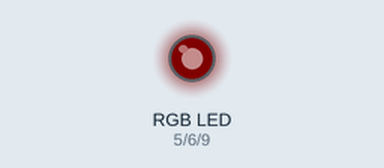
Bench run of a sketch on a simulated Arduino Uno, built with avr-gcc and run on an emulated ATmega328P. Parts: an RGB LED mixed from three pins (HIGH = lit). Dim RGB values are drawn brighter than linear; what the sketch prints to the serial monitor is not drawn.

Above: at 0.05 s.
At 1.85 s:
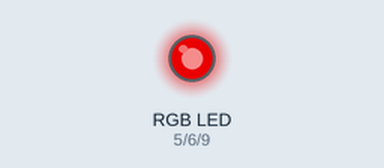
At 3.75 s:
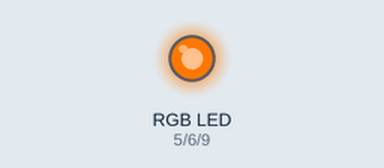
At 7.45 s:
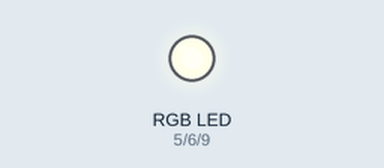
At 11.15 s:
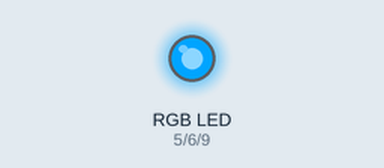
At 14.85 s:
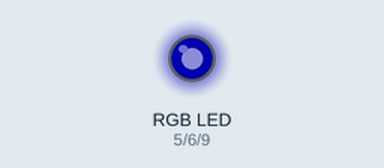
Timing chart, 0 to 20.0 s (numbered marks = the images above):
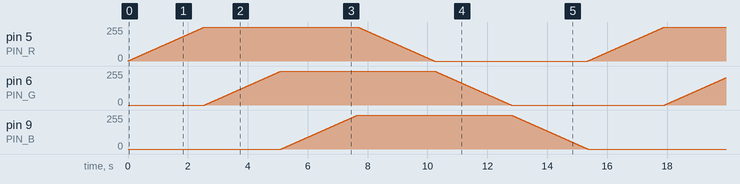

The sketch:

ledrgb.ino
```cpp
#include <Arduino.h>

#define PIN_R 5
#define PIN_G 6
#define PIN_B 9

#define INTERVAL 10

unsigned long tickat, nextat = 0;

unsigned char r = 0, g = 0, b = 0;

unsigned char d = 0;

bool up();
bool down();

void setup()
{
  Serial.begin(9600);
  Serial.println("RGB LED test!");

  pinMode(PIN_R, OUTPUT);
  pinMode(PIN_G, OUTPUT);
  pinMode(PIN_B, OUTPUT);
  analogWrite(PIN_R, 0);
  analogWrite(PIN_G, 0);
  analogWrite(PIN_B, 0);

}

void loop()
{
  tickat = millis();

  if(tickat >= nextat) {
    nextat = tickat + INTERVAL;

    if(d == 0) {
      if(up()) {
        d = 1;
      }
    } else {
      if(down()) {
        d = 0;
      }
    }

    analogWrite(PIN_R, r);
    analogWrite(PIN_G, g);
    analogWrite(PIN_B, b);
  }
}

bool up() {
  if(r < 255) {
    r++;
  } else if(g < 255) {
    g++;
  } else {
    b++;
  }
  return r == 255 && g == 255 && b == 255;
}

bool down() {
  if (r > 0) {
    r--;
  } else if(g > 0) {
    g--;
  } else {
    b--;
  }
  return r == 0 && g == 0 && b == 0;
}
```
